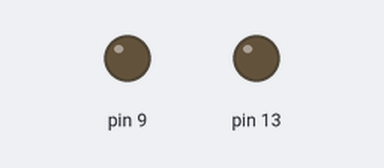
This sketch was run on a simulated Arduino Uno, built with avr-gcc and run on an emulated ATmega328P. On the bench: output pins drawn as LEDs (lit = HIGH).

Above: at 0.15 s.
At 39.26 s:
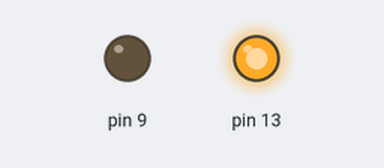
Timing chart, 0 to 39.4 s (numbered marks = the images above):
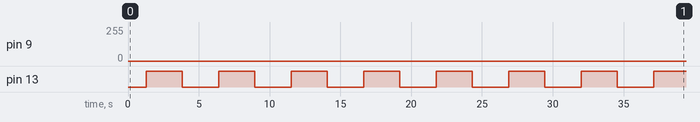

The sketch:

OOP02BreathingLight.ino
```cpp
#include "BreathingLight.h"

BreathingLight led1(9,5);
BreathingLight led2(13,20);
void setup() {

  led1.begin();
  led2.begin();

}

void loop() {
  led1.update();
  led2.update();

}
```

BreathingLight.cpp
```cpp
#include "Arduino.h"
#include "BreathingLight.h"

BreathingLight::BreathingLight(byte pin,unsigned long interval){
  _pin=pin;
  _interval=interval;
  _lastTime=0;

  _brightness = 0;   // 刚通电时，亮度为 0
  _fadeAmount = 2;    // 每次时间到了，亮度增加 n（这个值越大，呼吸得越急促）
}
void BreathingLight::begin(){
  pinMode(_pin,OUTPUT);
  analogWrite(_pin, 0);
}

void BreathingLight::update(){
  unsigned long currentTIme=millis();
  if(currentTIme-_lastTime>=_interval){
    _lastTime=currentTIme;
    _brightness+=_fadeAmount;

    if (_brightness <= 0 || _brightness >= 255) {    //取反步长，变暗
      _fadeAmount = -_fadeAmount; // 正 5 变 负 5（开始变暗），或 负 5 变 正 5（开始变亮）
    }
    _brightness = constrain(_brightness, 0, 255);
    analogWrite(_pin,_brightness);
  }
}
```

BreathingLight.h
```cpp
// #ifndef  BREATHING_LIGHT_H
#pragma once
#define BREATHING_LIGHT_H
#include "Arduino.h"
class BreathingLight{
  private:
    byte _pin;
    unsigned long _interval;
    unsigned long _lastTime;
    int _brightness;  // 记录灯的当前亮度 (0 ~ 255)
    int _fadeAmount;  // 每次亮度的变化量（正数代表变亮，负数代表变暗）
  public:
    BreathingLight(byte pin, unsigned long interval);

    void begin();
    void update();
};
// #endif
```

Measured:
- by itself, pin 13: alternates HIGH for 2.6 s and LOW for 2.6 s
